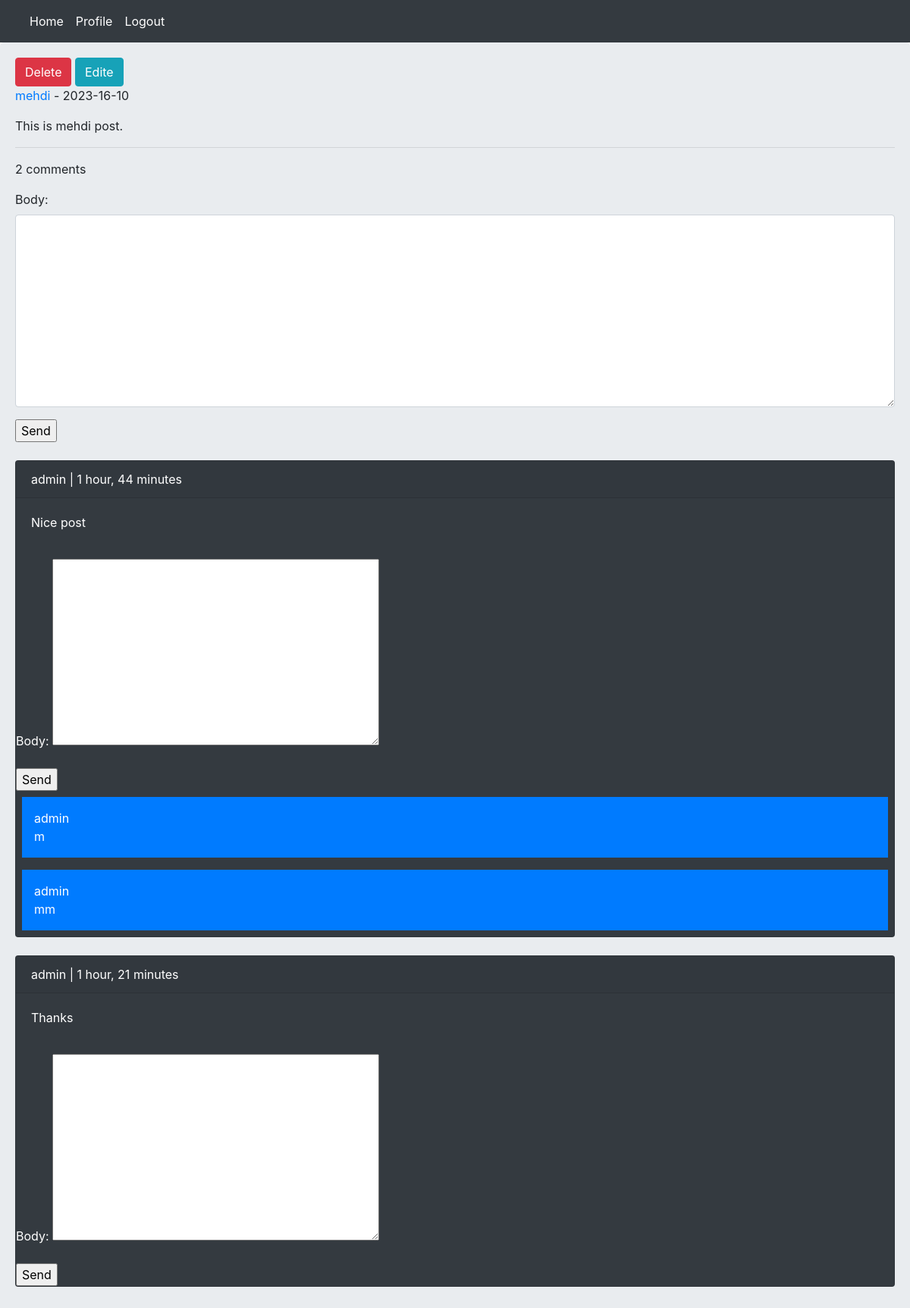
The app's page /post/3/this-is-mehdi-post/ (signed in) with its own data.
### home/models.py (models this page shows, shortened)
class Post(models.Model):
    user = models.ForeignKey(User, on_delete=models.CASCADE, related_name='posts')
    body = models.TextField()
    slug = models.SlugField()
    created = models.DateTimeField(auto_now_add=True)
    updated = models.DateTimeField(auto_now=True)
    class Meta:
        ordering = ('-updated', )

class Comment(models.Model):
    user = models.ForeignKey(User, on_delete=models.CASCADE, related_name='ucomments')
    post = models.ForeignKey(Post, on_delete=models.CASCADE, related_name='pcomments')
    reply = models.ForeignKey('self', on_delete=models.CASCADE, related_name='rcomments', blank=True, null=True)
    is_reply = models.BooleanField(default=False)
    body = models.TextField(max_length=400)
    created = models.DateTimeField(auto_now_add=True)

### home/views.py (the view, shortened to what this page needs)
# urls.py: path('post/<int:post_id>/<slug:post_slug>/', views.PostDetailView.as_view(), name='post_detail'),
class PostDetailView(View):
    form_class = CommentCreateForm
    form_class_reply = CommentReplyForm
    def setup(self, request, *args, **kwargs):
        self.post_instance = get_object_or_404(Post, pk=kwargs['post_id'], slug=kwargs['post_slug'])
        return super().setup(request, *args, **kwargs)
    def get(self, request, *args, **kwargs):
        comments = self.post_instance.pcomments.filter(is_reply=False)
        return render(request, 'home/detail.html', {'post': self.post_instance, 'comments': comments, 'form': self.form_class, 'reply_form': self.form_class_reply})

### home/templates/home/detail.html (shortened to what this page needs)
{% extends 'base.html' %}
{% block content %}
    {% if request.user.id == post.user.id %}
        <a href="{% url 'home:post_delete' post.id %}" class="btn btn-danger">Delete</a>
        <a href="{% url 'home:post_update' post.id %}" class="btn btn-info">Edite</a>
    {% endif %}
    <p><a href="{% url 'account:user_profile' post.user.id %}" >{{ post.user.username }}</a> - {{ post.updated|date:"Y-H-d" }}</p>
    <p>{{ post.body }}</p><hr/>
    <p>{{ comments.count }} comments</p>
    {% if request.user.is_authenticated %}
        <form action="" method="post">
            {{ form.as_p }}
            <input type="submit" value="Send">
        </form><br/>
    {% else %}
        <p class="alert alert-danger">Only logged-in users can comment.</p>
    {% endif %}
    {% for comment in comments %}
        <div class="card bg-dark text-white">
            <p class="card-header">{{ comment.user }} | {{ comment.created |timesince }}</p>
            <p class="card-body">{{ comment.body }}</p>
            {% if request.user.is_authenticated %}
                <form action="{% url 'home:add_reply' post.id comment.id %}" method="post">
                    {{ reply_form.as_p }}
                    <input type="submit" value="Send">
                </form>
            {% endif %}
            {% with replies=comment.rcomments.all %}
                {% for reply in comment.rcomments.all %}
                    <p class="bg-primary p-3 m-2">{{ reply.user }}<br/>{{ reply.body }}</p>
                {% endfor %}
            {% endwith %}
        </div><br/>
    {% empty %}
        <p>No comment yet</p>
    {% endfor %}
{% endblock %}

### records on screen
Post: user.username "mehdi", updated "2023-16-10", body "This is mehdi post."
Comment: user "admin", created "1 hour, 44 minutes", body "Nice post"
Comment: user "admin", body "m"
Comment: user "admin", body "mm"
Comment: user "admin", created "1 hour, 21 minutes", body "Thanks"

### other values on screen
{{ comments.count }} "2"
